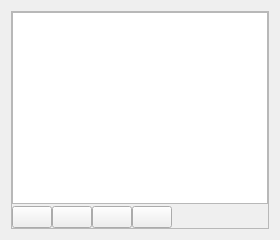
      <widget class="QWidget" name="SceneTab">
       <attribute name="icon">
        <iconset resource="../res/icons.qrc">
         <normaloff>:/MainWindow/icons/20x20/rooms.png</normaloff>:/MainWindow/icons/20x20/rooms.png</iconset>
       </attribute>
       <attribute name="title">
        <string>Сцены</string>
       </attribute>
       <layout class="QHBoxLayout" name="horizontalLayout_7">
        <item>
         <widget class="QSplitter" name="SceneSplitter">
          <property name="sizePolicy">
           <sizepolicy hsizetype="Expanding" vsizetype="Preferred">
            <horstretch>1</horstretch>
            <verstretch>1</verstretch>
           </sizepolicy>
          </property>
          <property name="orientation">
           <enum>Qt::Horizontal</enum>
          </property>
          <widget class="QFrame" name="frame_2">
           <property name="sizePolicy">
            <sizepolicy hsizetype="Preferred" vsizetype="Preferred">
             <horstretch>1</horstretch>
             <verstretch>0</verstretch>
            </sizepolicy>
           </property>
           <property name="frameShape">
            <enum>QFrame::StyledPanel</enum>
           </property>
           <property name="frameShadow">
            <enum>QFrame::Raised</enum>
           </property>
           <layout class="QGridLayout" name="gridLayout_3">
            <property name="horizontalSpacing">
             <number>0</number>
            </property>
            <property name="verticalSpacing">
             <number>2</number>
            </property>
            <property name="margin">
             <number>0</number>
            </property>
            <item row="1" column="0">
             <layout class="QHBoxLayout" name="horizontalLayout_6">
              <item>
               <widget class="QPushButton" name="butAddScene">
                <property name="text">
                 <string/>
                </property>
                <property name="icon">
                 <iconset resource="../res/icons.qrc">
                  <normaloff>:/MainWindow/icons/16x16/add.png</normaloff>:/MainWindow/icons/16x16/add.png</iconset>
                </property>
                <property name="iconSize">
                 <size>
                  <width>16</width>
                  <height>16</height>
                 </size>
                </property>
               </widget>
              </item>
              <item>
               <widget class="QPushButton" name="butDelScene">
                <property name="text">
                 <string/>
                </property>
                <property name="icon">
                 <iconset resource="../res/icons.qrc">
                  <normaloff>:/MainWindow/icons/16x16/delete.png</normaloff>:/MainWindow/icons/16x16/delete.png</iconset>
                </property>
                <property name="iconSize">
                 <size>
                  <width>16</width>
                  <height>16</height>
                 </size>
                </property>
               </widget>
              </item>
              <item>
               <widget class="QPushButton" name="butRenameScene">
                <property name="text">
                 <string/>
                </property>
                <property name="icon">
                 <iconset resource="../res/icons.qrc">
                  <normaloff>:/MainWindow/icons/16x16/edit.png</normaloff>:/MainWindow/icons/16x16/edit.png</iconset>
                </property>
                <property name="iconSize">
                 <size>
                  <width>16</width>
                  <height>16</height>
                 </size>
                </property>
               </widget>
              </item>
              <item>
               <widget class="QPushButton" name="butChangeRoom">
                <property name="toolTip">
                 <string>Изменить тип комнаты (room/xroom)</string>
                </property>
                <property name="text">
                 <string/>
                </property>
                <property name="icon">
                 <iconset resource="../res/icons.qrc">
                  <normaloff>:/MainWindow/icons/16x16/roomxroom.png</normaloff>:/MainWindow/icons/16x16/roomxroom.png</iconset>
                </property>
                <property name="iconSize">
                 <size>
                  <width>16</width>
                  <height>16</height>
                 </size>
                </property>
               </widget>
              </item>
              <item>
               <spacer name="horizontalSpacer_4">
                <property name="orientation">
                 <enum>Qt::Horizontal</enum>
                </property>
                <property name="sizeHint" stdset="0">
                 <size>
                  <width>43</width>
                  <height>20</height>
                 </size>
                </property>
               </spacer>
              </item>
             </layout>
            </item>
            <item row="0" column="0">
             <widget class="QListWidget" name="SceneList">
              <property name="sizePolicy">
               <sizepolicy hsizetype="Preferred" vsizetype="Expanding">
                <horstretch>0</horstretch>
                <verstretch>0</verstretch>
               </sizepolicy>
              </property>
              <property name="minimumSize">
               <size>
                <width>150</width>
                <height>0</height>
               </size>
              </property>
              <property name="maximumSize">
               <size>
                <width>16777215</width>
                <height>16777215</height>
               </size>
              </property>
              <property name="sizeIncrement">
               <size>
                <width>100</width>
                <height>0</height>
               </size>
              </property>
              <property name="baseSize">
               <size>
                <width>0</width>
                <height>0</height>
               </size>
              </property>
              <property name="palette">
               <palette>
                <active>
                 <colorrole role="AlternateBase">
                  <brush brushstyle="SolidPattern">
                   <color alpha="255">
                    <red>229</red>
                    <green>241</green>
                    <blue>255</blue>
                   </color>
                  </brush>
                 </colorrole>
                </active>
                <inactive>
                 <colorrole role="AlternateBase">
                  <brush brushstyle="SolidPattern">
                   <color alpha="255">
                    <red>229</red>
                    <green>241</green>
                    <blue>255</blue>
                   </color>
                  </brush>
                 </colorrole>
                </inactive>
                <disabled>
                 <colorrole role="AlternateBase">
                  <brush brushstyle="SolidPattern">
                   <color alpha="255">
                    <red>229</red>
                    <green>241</green>
                    <blue>255</blue>
                   </color>
                  </brush>
                 </colorrole>
                </disabled>
               </palette>
              </property>
              <property name="font">
               <font>
                <family>Droid Sans</family>
                <pointsize>10</pointsize>
                <kerning>true</kerning>
               </font>
              </property>
              <property name="mouseTracking">
               <bool>false</bool>
              </property>
              <property name="styleSheet">
               <string notr="true"/>
              </property>
              <property name="alternatingRowColors">
               <bool>true</bool>
              </property>
             </widget>
            </item>
           </layout>
          </widget>
         </widget>
        </item>
       </layout>
      </widget>
